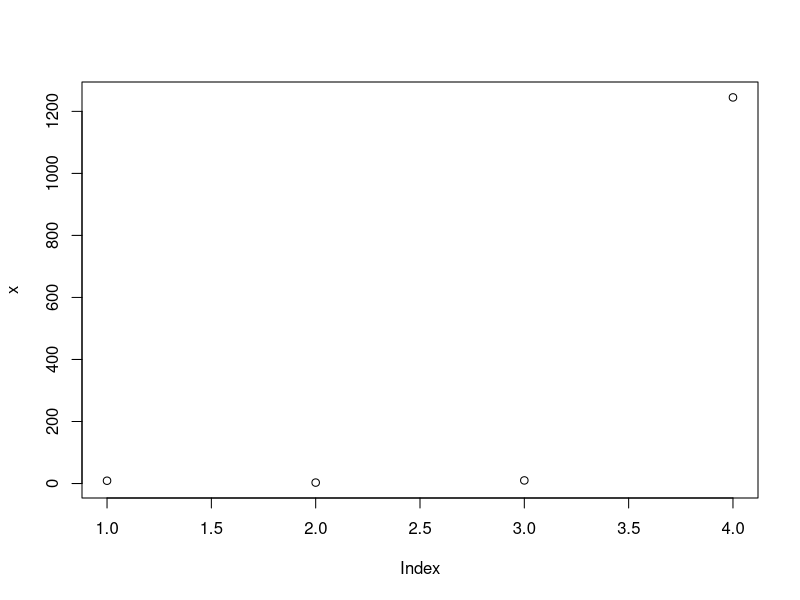

Here is the R script that generated this plot:
## ---- chunk 1
X <- 9
## ---- chunk 2
X + 3
## ---- chunk 3
result <- X + 3
result
## ---- chunk 4
X <-  10 
result <- X + 3 
result
## ---- chunk 5
# this is a comment 
# a commented line always starts with # 
# a comment helps you remember what your code does
# on the next line, I attributed X = 9
X <- 9
# everything you write after # will not work as a code
## ---- chunk 6
# Y <- 9
## ---- chunk 7
# comment before
X <- 9 # comment on the same line
# comment after 
## ---- chunk 8
# numerical
X <- 9
# character
X <- "I love you"
# logical
X <- FALSE
X <- TRUE
## ---- chunk 9
x <- c(9,3,10,1245)
sum(x) # it sums the vector
log(x) # it calculates the log of each number 
plot(x) # it plots the numbers, first number (1) is 9, second number (2) is 3 and so on.
## ---- chunk 10
